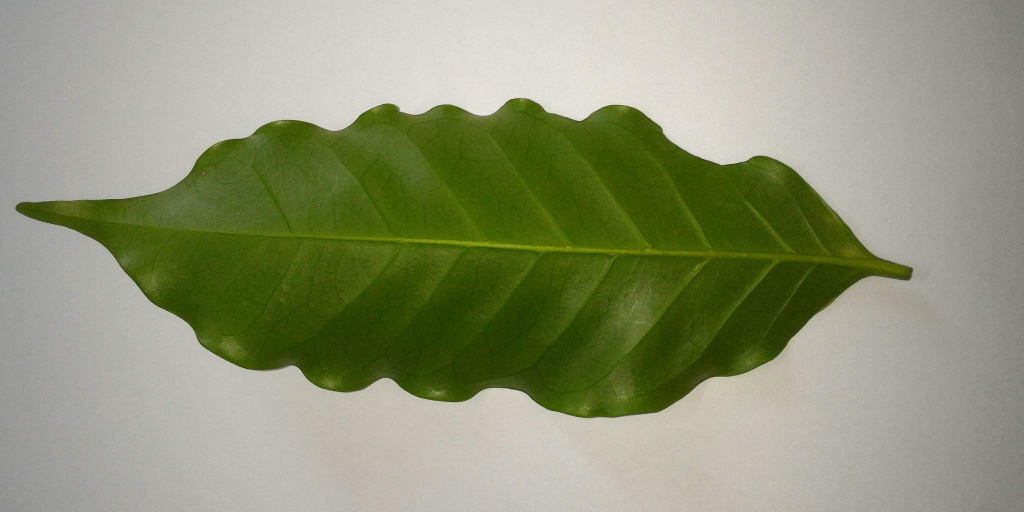
#> input picture app/ml/examples/ex_01.jpg, 2048 x 1024 px (shown at 1/2 size)
$ python -i synth.py   (imports and definitions only)
#> lines starting #> are read from the running program, lines starting #| are printed output that depends on the picture; after the words box and inside, x2 and y2 are one past the last pixel; in counts of white or black regions, pixels touching at a corner belong together
#> further down, picture is the input picture: PIL image 2048x1024 RGB; mean R, G, B 142.8, 147.7, 118.4
"""Synthetic images for v2 training: exercise-book pages, coffee leaves composited onto them, and
non-leaf clutter. Every image made here is synthetic and is labelled as such in the manifests.

The pages mirror the capture protocol (MASTER_PROMPT 3.2): a leaf photographed on a plain sheet in daylight.
"""
import math
import random

import numpy as np
from PIL import Image, ImageDraw, ImageFilter

CANVAS = 256


# [45 lines left out: functions paper, leaf_mask, not called in this run]


def saturation_mask(img: Image.Image) -> Image.Image:
    """Leaf mask for photos of a leaf on a pale background (BRACOL): coloured pixels are leaf."""
    hsv = np.asarray(img.convert("HSV"), dtype=np.float32)
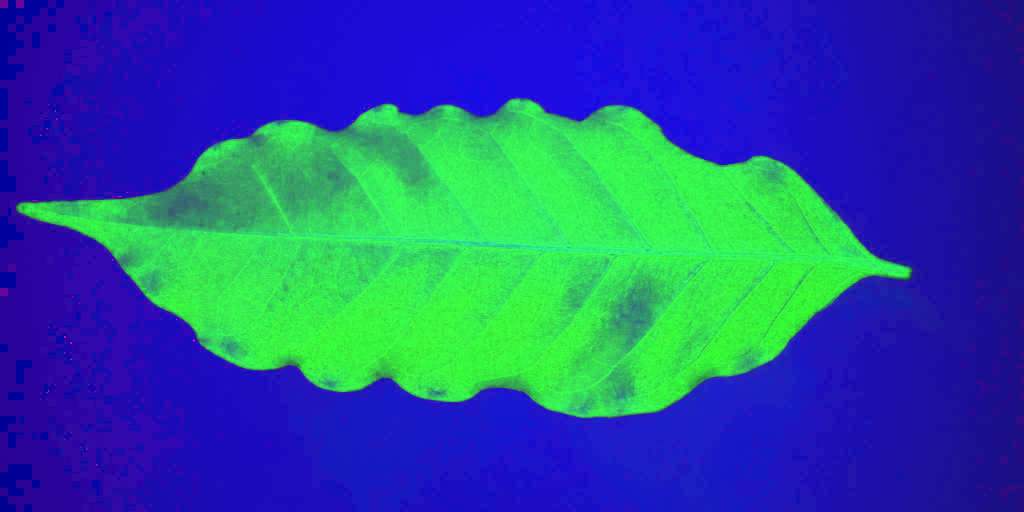
#> hsv: shape (1024, 2048, 3) float32 (shown at 1/2 size); mean R, G, B 38.1, 84.1, 149.7
    m = (hsv[..., 1] > 60) & (hsv[..., 2] > 25)
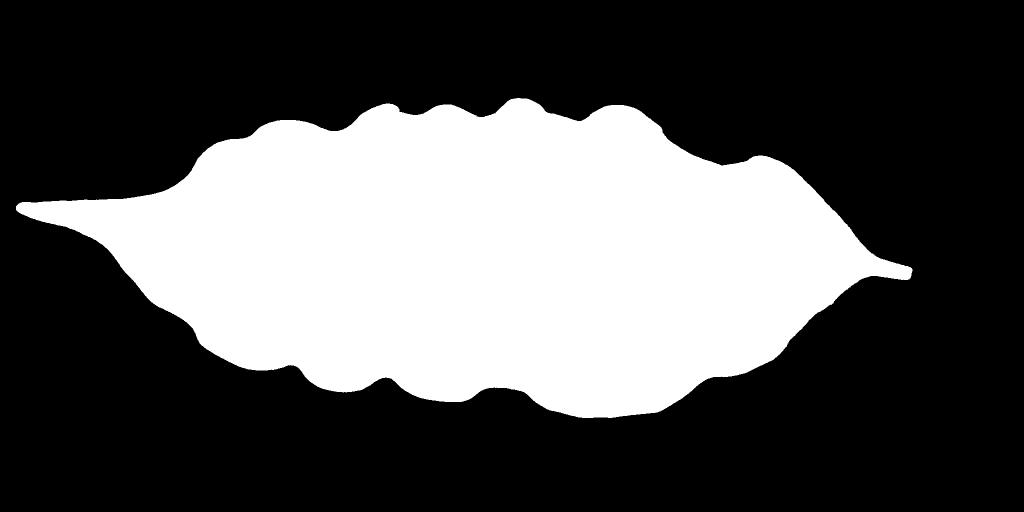
#> m: shape (1024, 2048) bool (shown at 1/2 size); 33.6% white; 1 white region, box (x1, y1, x2, y2) and area: (32, 196, 1825, 836) 704244
    return Image.fromarray((m * 255).astype(np.uint8)).filter(ImageFilter.MedianFilter(5)).filter(ImageFilter.GaussianBlur(1))


# [69 lines left out: functions paste, composite_leaf, clutter, blank_page, random_crop, not called in this run]

>>> from PIL import Image
>>> picture = Image.open('examples/ex_01.jpg')
>>> result = saturation_mask(picture)

$ run again, on app/ml/examples/ex_02.jpg
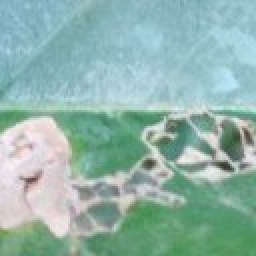
#> input picture app/ml/examples/ex_02.jpg, 128 x 128 px (shown 2 times larger)
#> picture is the input picture: PIL image 128x128 RGB; mean R, G, B 144.9, 179.9, 172
#> in saturation_mask, `m = (hsv[..., 1] > 60) & (hsv[..., 2] > 25)`:
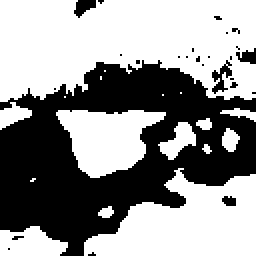
#> m: shape (128, 128) bool (shown 2 times larger); 58.1% white; 26 black regions (21 under 20 px), largest, box (x1, y1, x2, y2) and area: (0, 30, 128, 128) 6591, (106, 30, 116, 47) 74, (37, 0, 48, 9) 61, (118, 24, 128, 32) 49, (111, 98, 118, 103) 28
#> in saturation_mask, `return Image.fromarray((m * 255).astype(np.uint8)).filter(ImageFilter...`:
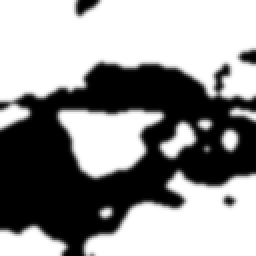
#> returned value: PIL image 128x128 L (shown 2 times larger); min 0, max 255, mean 148.1

$ run again, on app/ml/examples/ex_03.jpg
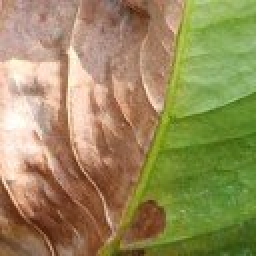
#> input picture app/ml/examples/ex_03.jpg, 128 x 128 px (shown 2 times larger)
#> picture is the input picture: PIL image 128x128 RGB; mean R, G, B 152.6, 139.3, 91.5
#> in saturation_mask, `m = (hsv[..., 1] > 60) & (hsv[..., 2] > 25)`:
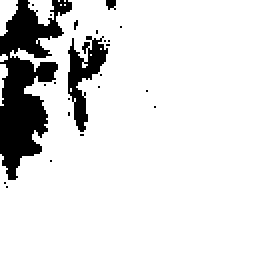
#> m: shape (128, 128) bool (shown 2 times larger); 87.4% white; 23 black regions (20 under 20 px), largest, box (x1, y1, x2, y2) and area: (0, 0, 36, 90) 1597, (34, 18, 54, 66) 410, (53, 0, 58, 5) 20
#> in saturation_mask, `return Image.fromarray((m * 255).astype(np.uint8)).filter(ImageFilter...`:
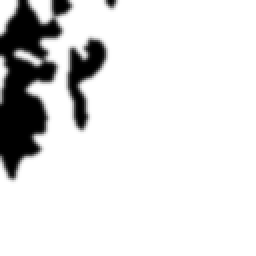
#> returned value: PIL image 128x128 L (shown 2 times larger); min 0, max 255, mean 223.2

$ run again, on app/ml/examples/ex_04.jpg
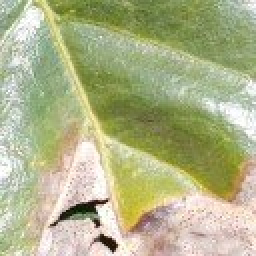
#> input picture app/ml/examples/ex_04.jpg, 128 x 128 px (shown 2 times larger)
#> picture is the input picture: PIL image 128x128 RGB; mean R, G, B 175.7, 179.4, 137.3
#> in saturation_mask, `m = (hsv[..., 1] > 60) & (hsv[..., 2] > 25)`:
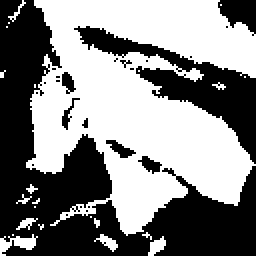
#> m: shape (128, 128) bool (shown 2 times larger); 52% white; 24 black regions (17 under 20 px), largest, box (x1, y1, x2, y2) and area: (0, 0, 128, 128) 5801, (37, 13, 128, 82) 1599, (109, 0, 128, 18) 219
#> in saturation_mask, `return Image.fromarray((m * 255).astype(np.uint8)).filter(ImageFilter...`:
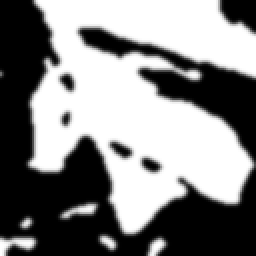
#> returned value: PIL image 128x128 L (shown 2 times larger); min 0, max 255, mean 131.4
